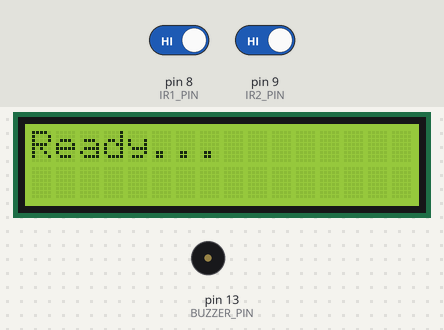
The sketch below on a simulated Arduino Uno, built with avr-gcc and run on an emulated ATmega328P. On the bench: 16×2 character LCD, buzzer (waves = sounding, pin HIGH). The inputs (shaded band) are chosen by the test bench; at power-on: pin 8 (IR1_PIN) HIGH, pin 9 (IR2_PIN) HIGH. What the sketch prints to the serial monitor is not drawn.

Above: at 2.4 s.
2.5 s: pin 8 (IR1_PIN) driven LOW and pin 9 (IR2_PIN) driven LOW
At 2.9 s:
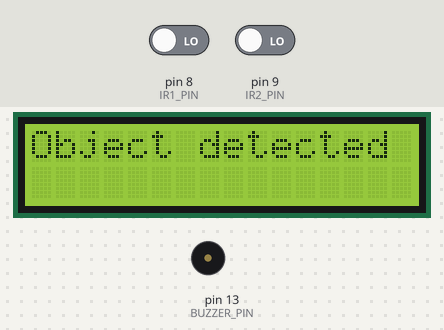
5.5 s: pin 8 (IR1_PIN) driven HIGH
At 7.7 s:
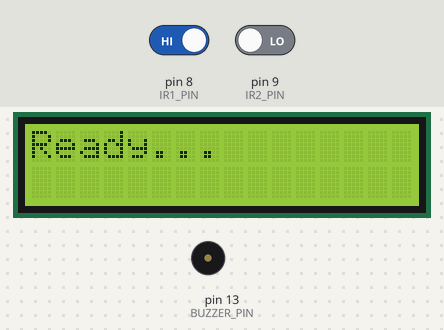
8.0 s: pin 8 (IR1_PIN) driven LOW
At 8.01 s:
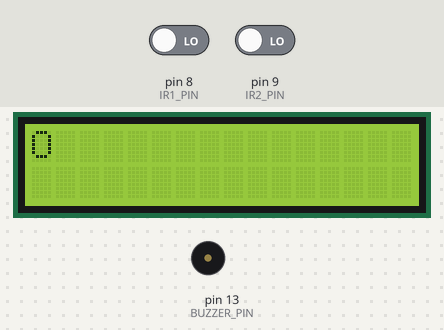
Timing chart, 0 to 11.0 s (numbered marks = the images above; inputs shaded):
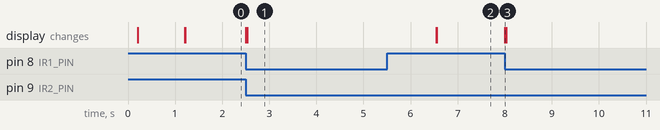

The sketch:

speed_detection.ino
```cpp
/*
 * Speed Detection (standalone subsystem)
 * Automatic Street & Traffic Light System with Over-Speed Detection
 *
 * Cleaned-up version of historical/03_speed_lcd_col_row.ino.
 * Behavior is intended to match the original: same pins, constants, LCD text,
 * cursor positions, delays and serial output. Changes are limited to naming,
 * comments, removing duplicated display code, and removing `volatile` (the
 * timestamps are never touched by an interrupt, so it had no effect).
 *
 * Hardware (as referenced in the source):
 *   - Arduino (Uno, per project BOM)
 *   - 2x IR obstacle sensor modules ("MH Flying Fish" per original comment),
 *     output pulled LOW when an object is detected
 *   - 16x2 LCD with I2C backpack (address 0x3F in later versions)
 *   - Buzzer
 */

#include <Wire.h>
#include <LiquidCrystal_I2C.h>

// 16x2 I2C LCD. The original sketches used 0x27 first and 0x3F later;
// the correct value depends on the specific backpack module.
LiquidCrystal_I2C lcd(0x3F, 16, 2);

// ---- Pins ----
const int IR1_PIN    = 8;   // Entry sensor
const int IR2_PIN    = 9;   // Exit sensor
const int BUZZER_PIN = 13;

// ---- Constants ----
const float         SENSOR_DISTANCE_M   = 0.2;   // Distance between the two IR sensors (m)
const unsigned long TIMEOUT_MS          = 5000;  // Give up if IR2 isn't reached in 5 s
const float         SPEED_THRESHOLD_KMH = 5.0;   // Above this -> overspeed alert

// ---- Measurement state ----
unsigned long t1 = 0;                // millis() when IR1 triggered
unsigned long t2 = 0;                // millis() when IR2 triggered
bool firstSensorTriggered = false;   // IR1 seen, waiting for IR2
bool measurementComplete  = false;   // IR2 seen, result being shown
float velocity = 0;                  // km/h

// Print a string one character at a time starting at (col, row).
// The 1 ms per-character delay was in the original code ("for proper display").
void printWithDelay(const String &text, int col, int row) {
  lcd.setCursor(col, row);
  for (unsigned int i = 0; i < text.length(); i++) {
    lcd.print(text[i]);
    delay(1);
  }
}

// Show "<headline>" on row 0 and "Speed: <v> km/h:" on row 1.
// Note (preserved from original): the value is printed with 2 decimals at
// column 7 and the unit at column 11, so a 5-character value such as "12.34"
// has its last digit overwritten, and the trailing ':' falls off the 16-column
// display. The overspeed headline (20 chars) is also cut to 16 characters.
void showSpeedOnLcd(const String &headline) {
  lcd.clear();
  printWithDelay(headline, 0, 0);
  printWithDelay("Speed: ", 0, 1);
  printWithDelay(String(velocity, 2), 7, 1);
  printWithDelay(" km/h:", 11, 1);
}

void resetMeasurement() {
  firstSensorTriggered = false;
  measurementComplete  = false;
  digitalWrite(BUZZER_PIN, LOW);

  lcd.clear();
  printWithDelay("Ready...", 0, 0);

  Serial.println("System reset. Ready for new measurement.");
}

void setup() {
  lcd.init();
  lcd.backlight();

  pinMode(IR1_PIN, INPUT);
  pinMode(IR2_PIN, INPUT);
  pinMode(BUZZER_PIN, OUTPUT);
  digitalWrite(BUZZER_PIN, LOW);

  Serial.begin(9600);
  Serial.println("Vehicle Speed Detection System");
  Serial.println("-------------------------------");
  Serial.println("System initialized and ready");
  Serial.println("Sensor distance: " + String(SENSOR_DISTANCE_M) + " meters");
  Serial.println("Waiting for vehicle...");

  lcd.clear();
  printWithDelay("Vehicle Speed", 0, 0);
  printWithDelay("Measurement", 0, 1);
  delay(1000);

  lcd.clear();
  printWithDelay("Ready...", 0, 0);
}

void loop() {
  // State 1 -> 2: vehicle reaches the first sensor (active LOW).
  if (digitalRead(IR1_PIN) == LOW && !firstSensorTriggered) {
    t1 = millis();
    firstSensorTriggered = true;
  }

  // State 2 -> 3: vehicle reaches the second sensor.
  if (digitalRead(IR2_PIN) == LOW && firstSensorTriggered && !measurementComplete) {
    t2 = millis();
    measurementComplete = true;

    lcd.clear();
    printWithDelay("Object detected", 0, 0);
    delay(1000);

    Serial.println("First sensor triggered at " + String(t1) + " ms");
    Serial.println("Second sensor triggered at " + String(t2) + " ms");

    if (t2 > t1) {
      float timeSeconds = (t2 - t1) / 1000.0;

      if (timeSeconds > 0) {
        // v [km/h] = (distance [m] / time [s]) * 3.6
        velocity = (SENSOR_DISTANCE_M / timeSeconds) * 3.6;

        if (velocity > SPEED_THRESHOLD_KMH) {
          // Overspeed: buzzer on for 3 s while the result is shown.
          digitalWrite(BUZZER_PIN, HIGH);
          showSpeedOnLcd("Overspeed detected!!");
          delay(3000);
          digitalWrite(BUZZER_PIN, LOW);
          Serial.println("WARNING: Speed exceeded threshold! Buzzer activated.");
        } else {
          showSpeedOnLcd("Normal Speed.");
        }

        Serial.println("-------- SPEED CALCULATION --------");
        Serial.println("Time difference: " + String(timeSeconds, 3) + " seconds");
        Serial.println("Distance: " + String(SENSOR_DISTANCE_M) + " meters");
        Serial.println("Speed: " + String(velocity, 1) + " km/h");
        Serial.println("-----------------------------------");
      }
    }

    // Hold the result on screen, then return to idle.
    delay(3000);
    resetMeasurement();
  }

  // Timeout: IR1 fired but IR2 never did.
  if (firstSensorTriggered && !measurementComplete && (millis() - t1 > TIMEOUT_MS)) {
    lcd.clear();
    printWithDelay("Timeout!", 0, 0);
    printWithDelay("Try again", 0, 1);

    Serial.println("TIMEOUT: Second sensor not triggered within " + String(TIMEOUT_MS / 1000) + " seconds");
    Serial.println("Resetting system...");

    delay(2000);
    resetMeasurement();
  }
}
```

Measured:
- after the input at 2.5 s, the display: first changes at once (image 1 shows a later state)
- after the input at 5.5 s, the display: first differs from a run without the input after 1.1 s (image 2)
- after the input at 8.0 s, the display: changes at once (image 3)
